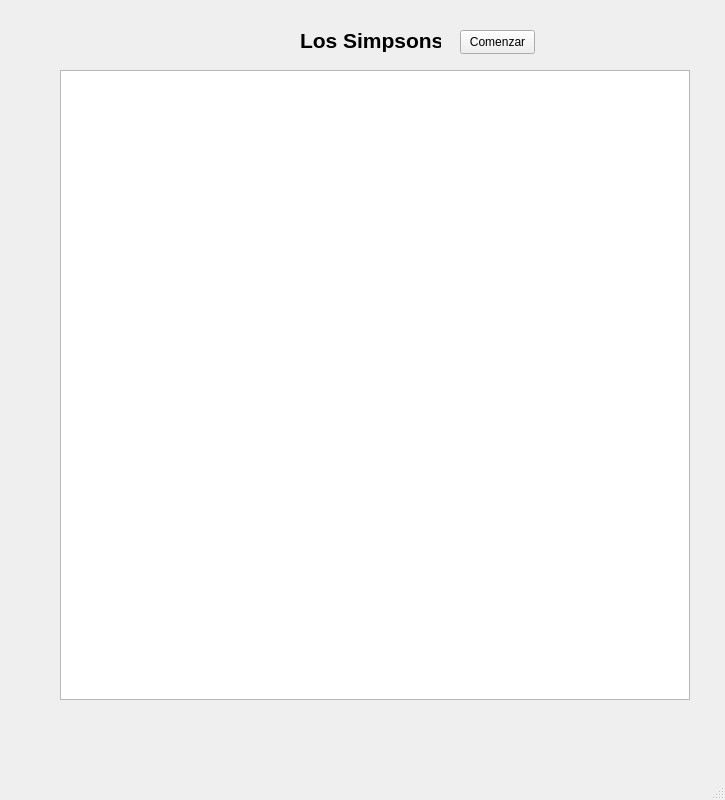
<?xml version="1.0" encoding="UTF-8"?>
<ui version="4.0">
 <class>Tablero</class>
 <widget class="QMainWindow" name="Tablero">
  <property name="geometry">
   <rect>
    <x>0</x>
    <y>0</y>
    <width>725</width>
    <height>800</height>
   </rect>
  </property>
  <property name="windowTitle">
   <string>Tablero</string>
  </property>
  <widget class="QWidget" name="centralwidget">
   <widget class="QLabel" name="lb_titulo">
    <property name="geometry">
     <rect>
      <x>300</x>
      <y>20</y>
      <width>141</width>
      <height>41</height>
     </rect>
    </property>
    <property name="font">
     <font>
      <pointsize>16</pointsize>
      <bold>true</bold>
     </font>
    </property>
    <property name="text">
     <string>Los Simpsons</string>
    </property>
   </widget>
   <widget class="QPushButton" name="pB_start">
    <property name="geometry">
     <rect>
      <x>460</x>
      <y>30</y>
      <width>75</width>
      <height>24</height>
     </rect>
    </property>
    <property name="text">
     <string>Comenzar</string>
    </property>
   </widget>
   <widget class="QGraphicsView" name="graphicsView">
    <property name="geometry">
     <rect>
      <x>60</x>
      <y>70</y>
      <width>630</width>
      <height>630</height>
     </rect>
    </property>
   </widget>
  </widget>
  <widget class="QMenuBar" name="menubar">
   <property name="geometry">
    <rect>
     <x>0</x>
     <y>0</y>
     <width>725</width>
     <height>22</height>
    </rect>
   </property>
  </widget>
  <widget class="QStatusBar" name="statusbar"/>
 </widget>
 <resources/>
 <connections/>
</ui>
